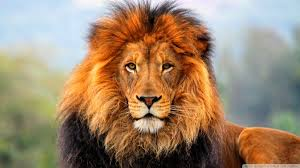
%> input picture lion.jpg, 300 x 168 px
$ octave --eval "dwt_full;"   (GNU Octave 9; MATLAB toolbox functions it lacks are replaced by stand-ins)
%> lines starting %> are read from the running program, lines starting %| are printed output that depends on the picture
function dwt_full()

clc;
clear all;
close all;

map=gray(256);

%n=1:256;
%x=sin((pi/64)*n)+0.01*(n-100);

% get db filter length 6
[Lo_D,Hi_D,Lo_R,Hi_R] = wfilters('bior5.5');

% 2D dwt
img=imread('lion.jpg');
%> img is the input picture: size 168x300x3 uint8; mean R, G, B 158.1, 134.3, 109.3
figure();
imshow(img);

% first dwt
[P, Q]=size(img);
%> P = 168; Q = 900

% dwt in row
dwt_row_img=zeros(P, Q);
tmp=zeros(1, Q);
for j=1:P
    tmp(1, 1:Q)=img(j, 1:Q);
    tmp(1, 1:Q)=dwt(tmp, Lo_R);
    dwt_row_img(j, 1:Q)=tmp(1, 1:Q);
end
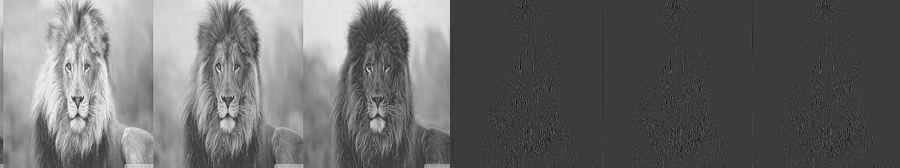
%> dwt_row_img: size 168x900 double; min -125.7, max 404.6, mean 94.6; drawn with min black and max white
%> after the loop, tmp = 900 values, max 310 at index 136, min -66.89 at index 574, mean 48.61

figure();
imshow(dwt_row_img, map);


% dwt in column
tmp=zeros(1, P);
dwt1_img=zeros(P, Q);
for j=1:Q
    tmp(1, 1:P)=dwt_row_img(1:P, j)';
    tmp(1, 1:P)=dwt(tmp, Lo_R);
    dwt1_img(1:P, j)=tmp(1, 1:P)';
end
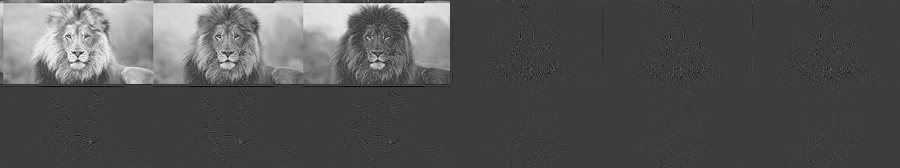
%> dwt1_img: size 168x900 double; min -181.7, max 574.2, mean 66.7; drawn with min black and max white
%> after the loop, tmp = 168 values, max 7.4 at index 83, min -6.94 at index 80, mean -0.344

figure();
imshow(dwt1_img, map);
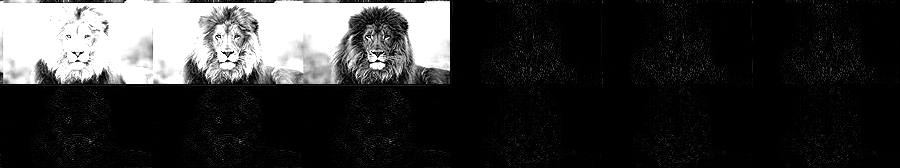
%> displayed picture: size 168x900x3, on the screen's scale of 0 to 255; min 0, max 255, mean 52.1

%second dwt

img=zeros(P, Q);
img(1:P, 1:Q)=dwt1_img(1:P, 1:Q);
[P, Q]=size(img);
% dwt in row
dwt_row_img=zeros(P, Q);
tmp=zeros(1, Q);
for j=1:P
    tmp(1, 1:Q)=dwt1_img(j, 1:Q);
    tmp(1, 1:Q)=dwt(tmp, Lo_R);
    dwt_row_img(j, 1:Q)=tmp(1, 1:Q);
end
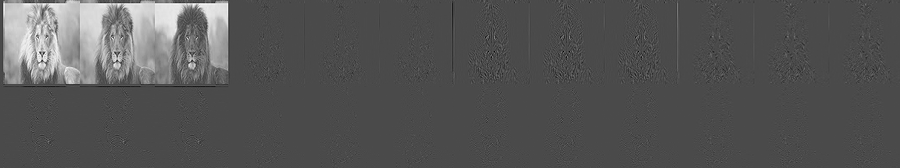
%> dwt_row_img: size 168x900 double; min -334.9, max 809.7, mean 47.1; drawn with min black and max white

figure();
imshow(dwt_row_img,map);
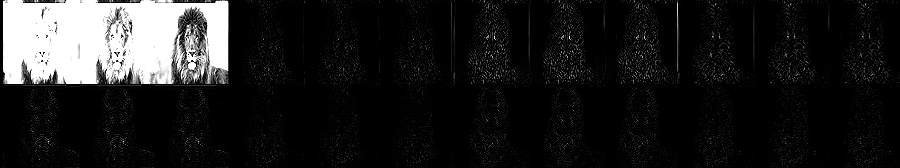
%> displayed picture: size 168x900x3, on the screen's scale of 0 to 255; min 0, max 255, mean 30.6

% dwt in column
tmp=zeros(1, P);
dwt2_img=dwt1_img;
for j=1:Q
    tmp(1, 1:P)=dwt_row_img(1:P, j)';
    tmp(1, 1:P)=dwt(tmp, Lo_R);
    dwt2_img(1:P, j)=tmp(1, 1:P)';
end
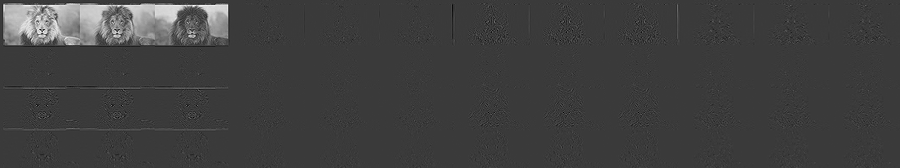
%> dwt2_img: size 168x900 double; min -367.1, max 1228.3, mean 33.8; drawn with min black and max white

figure();
imshow(dwt2_img,map);
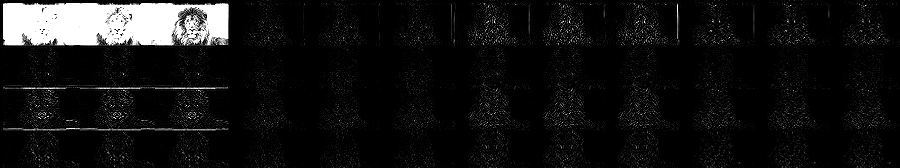
%> displayed picture: size 168x900x3, on the screen's scale of 0 to 255; min 0, max 255, mean 19.4

end


function g = dwt(f,h)


N = length(h);
c = f;
h0  = fliplr(h);                          % Scaling filter
h1 = h;  h1(1:2:N) = -h1(1:2:N);          % Wavelet filter

L = length(c);
c = [c(mod((-(N-1):-1),L)+1) c];          % Make periodic


d = conv(c,h1);   d = d(N:2:(N+L-2));     % Convolve & d-sample
c = conv(c,h0);   c = c(N:2:(N+L-2));     % Convolve & d-sample

g = [c,d];                                % The DWT
end
